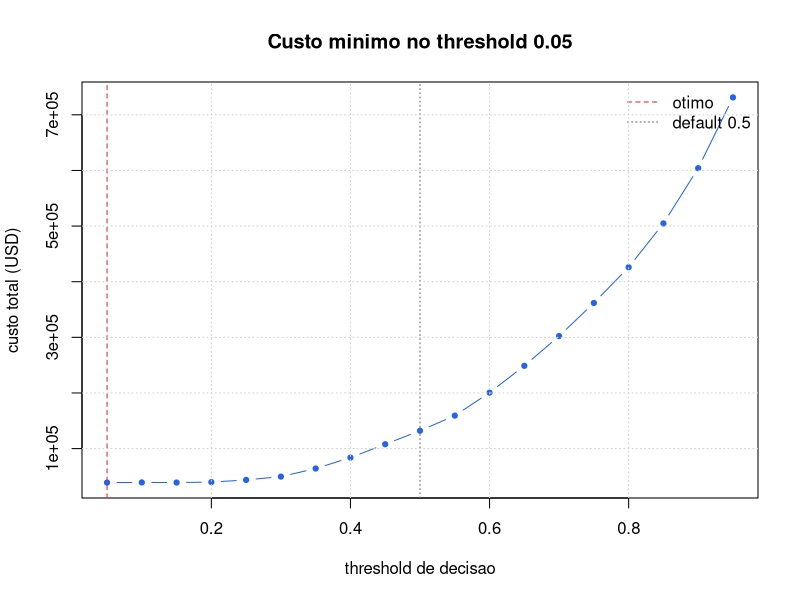

Recreate this plot in R.
# Threshold otimizado pelo custo do negocio, nao pelo default 0.5

dir.create("outputs", showWarnings = FALSE)
set.seed(690)

CUSTO_FALSO_NEGATIVO <- 500   # fraude que passou
CUSTO_FALSO_POSITIVO <- 50    # transacao boa bloqueada

gerar_transacoes <- function(n = 8000) {
  valor_log <- rnorm(n, 5.5, 1.1)
  hora_fora_pico <- runif(n) < 0.25
  cliente_novo <- runif(n) < 0.2

  logit <- -4.6 + 0.9 * valor_log + 1.6 * hora_fora_pico + 1.1 * cliente_novo
  fraudulenta <- runif(n) < 1 / (1 + exp(-logit))

  data.frame(
    log_valor = round(valor_log, 3),
    hora_fora_pico = as.integer(hora_fora_pico),
    cliente_novo = as.integer(cliente_novo),
    fraudulenta = as.integer(fraudulenta)
  )
}

transacoes <- gerar_transacoes()
corte <- floor(0.7 * nrow(transacoes))
treino <- transacoes[seq_len(corte), ]
teste <- transacoes[(corte + 1):nrow(transacoes), ]

modelo <- glm(fraudulenta ~ ., data = treino, family = binomial)
teste$probabilidade <- predict(modelo, teste, type = "response")

cat("Fraudes no holdout:", sum(teste$fraudulenta),
    sprintf("(%.1f%%)\n", mean(teste$fraudulenta) * 100))

# --- varredura de threshold ---------------------------------------------------
grade_thresholds <- seq(0.05, 0.95, by = 0.05)

avaliar_threshold <- function(threshold) {
  alertas <- teste$probabilidade >= threshold
  falsos_negativos <- sum(teste$fraudulenta == 1 & !alertas)
  falsos_positivos <- sum(teste$fraudulenta == 0 & alertas)

  custo_total <- falsos_negativos * CUSTO_FALSO_NEGATIVO +
    falsos_positivos * CUSTO_FALSO_POSITIVO

  data.frame(
    threshold = threshold,
    falsos_negativos = falsos_negativos,
    falsos_positivos = falsos_positivos,
    custo_total_usd = custo_total
  )
}

varredura <- do.call(rbind, lapply(grade_thresholds, avaliar_threshold))

otimo <- varredura[which.min(varredura$custo_total_usd), ]
padrao <- varredura[abs(varredura$threshold - 0.5) < 0.001, ]

cat("\n=== CUSTO TOTAL POR THRESHOLD ===\n")
print(transform(varredura, custo_total_usd = format(custo_total_usd, big.mark = ".")),
      row.names = FALSE)

economia <- padrao$custo_total_usd - otimo$custo_total_usd
cat(sprintf("\nThreshold otimo: %.2f | custo USD %s\n",
            otimo$threshold, format(otimo$custo_total_usd, big.mark = ".")))
cat(sprintf("Economia vs o default 0.50: USD %s (%.0f%% menos custo)\n",
            format(economia, big.mark = "."),
            economia / padrao$custo_total_usd * 100))

# --- grafico ------------------------------------------------------------------
png("outputs/threshold_custo.png", width = 900, height = 450, res = 110)
plot(varredura$threshold, varredura$custo_total_usd,
     type = "b", pch = 19, col = "#2563eb", cex = 0.7,
     xlab = "threshold de decisao", ylab = "custo total (USD)",
     main = sprintf("Custo minimo no threshold %.2f", otimo$threshold))
abline(v = otimo$threshold, lty = 2, col = "#dc2626")
abline(v = 0.5, lty = 3, col = "gray40")
legend("topright", legend = c("otimo", "default 0.5"),
       lty = c(2, 3), col = c("#dc2626", "gray40"), bty = "n")
grid()
dev.off()
cat("Curva salva em outputs/threshold_custo.png\n")
